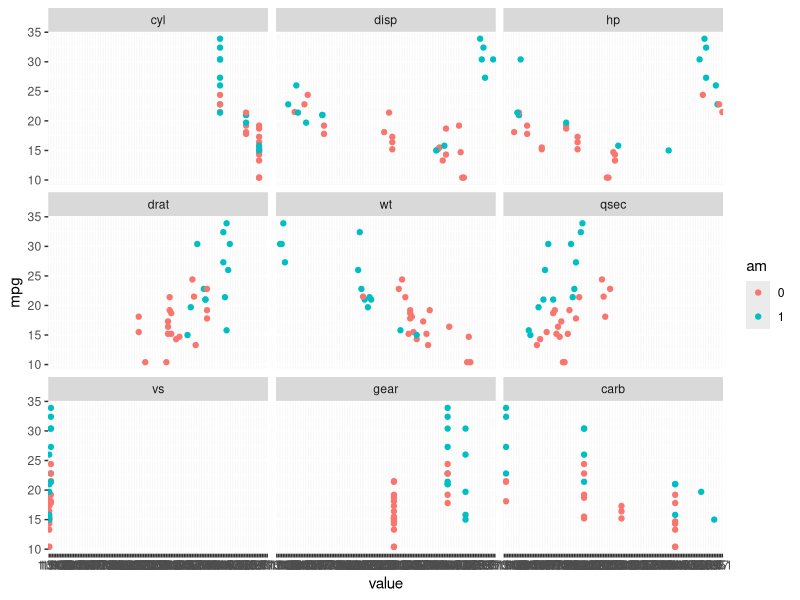

Here is the R script that generated this plot:
## ---- chunk 1
library(caret)
data(mtcars)
mtcars$am <- factor(mtcars$am)
mtcars$vs <- factor(mtcars$vs)
## ---- chunk 2
library(reshape)
meltedmtcars <- melt(mtcars, id.vars = c("mpg", "am"))
p <- ggplot(meltedmtcars, aes(x=value, y=mpg, color=am)) + geom_point()
p + facet_wrap( ~ variable, ncol = 3)
